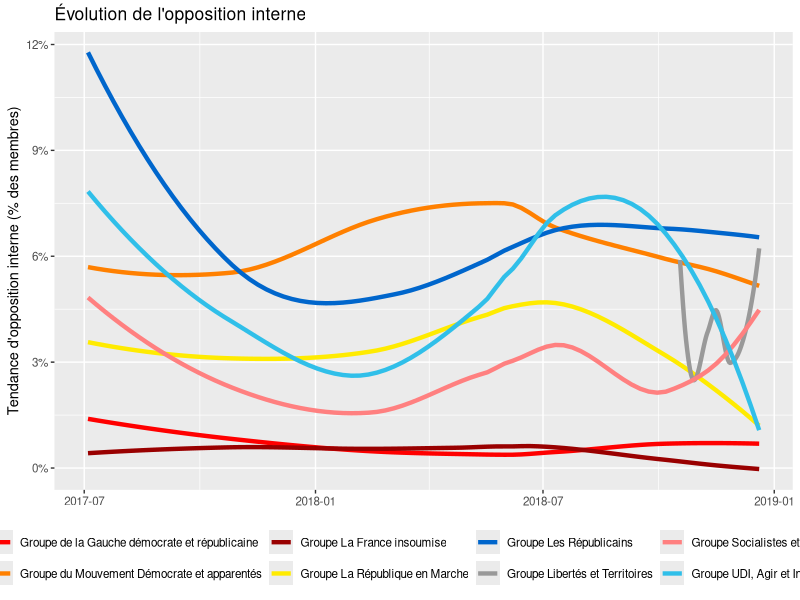

The R source for this figure:
library(ggplot2)
library(scales)
library(dplyr)

df <- readr::read_csv('prepared.csv') %>%
  arrange(group)

g <- ggplot(data = df, aes(x = date, y = dissent, color = group)) +
  geom_smooth(method = "loess", se = FALSE, size = 1.5) +
  labs(title = "Évolution de l'opposition interne",
     y = "Tendance d'opposition interne (% des membres)",
     x = NULL) +
  scale_y_continuous(labels = scales::percent_format(accuracy = 1)) +
  scale_color_manual(values = c("#FF0000", "#FF8000", "#990000", "#FFEB00", "#0066CC", "#999999", "#FF8080", "#30BFE9")) +
  theme_grey(base_size = 10.5) +
  theme(legend.title = element_blank(), legend.position = "bottom")

ggsave(g, filename = "whip_graph.png", width = 10, height = 5, units = "in")
